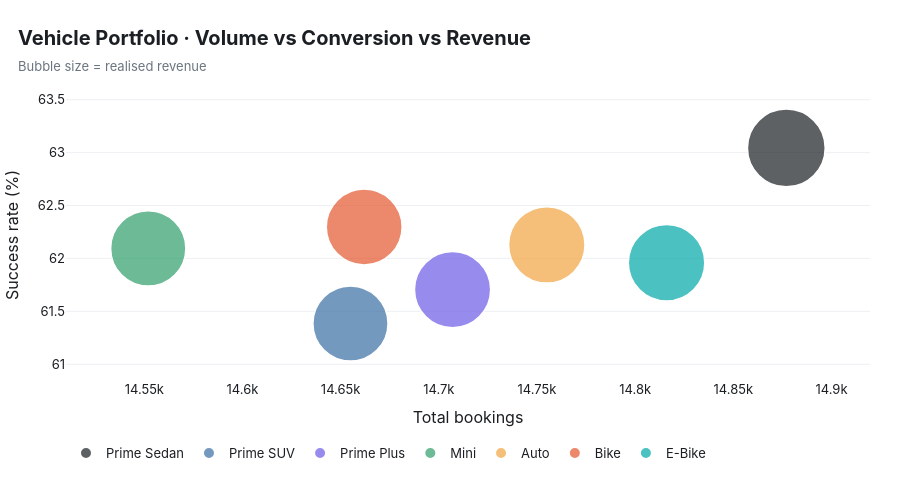

The notebook cell saved with this chart:
### Code cell
# Interactive bubble: bookings vs success rate, bubble = realised revenue
fig = px.scatter(veh.reset_index(), x="Bookings", y="Success_Rate_%", size="Success_Booking_Value", color="Vehicle_Type",
                 color_discrete_map=VEH_COLORS, size_max=55, hover_data={"Success_Booking_Value": ":,.0f", "Avg_Distance_km": ":.1f"})
fig.update_traces(marker=dict(line=dict(width=1.5, color="white")))
fig.update_layout(xaxis_title="Total bookings", yaxis_title="Success rate (%)", legend_title="")
show(fig, "Vehicle Portfolio · Volume vs Conversion vs Revenue", "Bubble size = realised revenue", height=480)
insight(f"Fleet performance is remarkably **homogeneous** (success rate {veh['Success_Rate_%'].min():.1f}-{veh['Success_Rate_%'].max():.1f}%). "
        f"{veh['Success_Rate_%'].idxmax()} converts best - the issue is **platform-wide**, not a single vehicle category.")

### Figure 1 — Plotly figure (JSON) as saved in the notebook; plotly's stock layout.template omitted (floating-point values rounded to 4 significant figures)
{"data": [{"customdata": [[5224000.0, 25.01]], "hovertemplate": "Vehicle_Type=Prime Sedan<br>Bookings=%{x}<br>Success_Rate_%=%{y}<br>Success_Booking_Value=%{customdata[0]:,.0f}<br>Avg_Distance_km=%{customdata[1]:.1f}<extra></extra>", "legendgroup": "Prime Sedan", "marker": {"color": "#1B1F23", "line": {"color": "white", "width": 1.5}, "size": [5224050], "sizemode": "area", "sizeref": 1727.0, "symbol": "circle"}, "mode": "markers", "name": "Prime Sedan", "orientation": "v", "showlegend": true, "type": "scatter", "x": [14877], "xaxis": "x", "y": [63.04], "yaxis": "y"}, {"customdata": [[4877000.0, 24.88]], "hovertemplate": "Vehicle_Type=Prime SUV<br>Bookings=%{x}<br>Success_Rate_%=%{y}<br>Success_Booking_Value=%{customdata[0]:,.0f}<br>Avg_Distance_km=%{customdata[1]:.1f}<extra></extra>", "legendgroup": "Prime SUV", "marker": {"color": "#3A6EA5", "line": {"color": "white", "width": 1.5}, "size": [4876815], "sizemode": "area", "sizeref": 1727.0, "symbol": "circle"}, "mode": "markers", "name": "Prime SUV", "orientation": "v", "showlegend": true, "type": "scatter", "x": [14655], "xaxis": "x", "y": [61.39], "yaxis": "y"}, {"customdata": [[5015000.0, 25.03]], "hovertemplate": "Vehicle_Type=Prime Plus<br>Bookings=%{x}<br>Success_Rate_%=%{y}<br>Success_Booking_Value=%{customdata[0]:,.0f}<br>Avg_Distance_km=%{customdata[1]:.1f}<extra></extra>", "legendgroup": "Prime Plus", "marker": {"color": "#6C5CE7", "line": {"color": "white", "width": 1.5}, "size": [5015165], "sizemode": "area", "sizeref": 1727.0, "symbol": "circle"}, "mode": "markers", "name": "Prime Plus", "orientation": "v", "showlegend": true, "type": "scatter", "x": [14707], "xaxis": "x", "y": [61.71], "yaxis": "y"}, {"customdata": [[4886000.0, 24.98]], "hovertemplate": "Vehicle_Type=Mini<br>Bookings=%{x}<br>Success_Rate_%=%{y}<br>Success_Booking_Value=%{customdata[0]:,.0f}<br>Avg_Distance_km=%{customdata[1]:.1f}<extra></extra>", "legendgroup": "Mini", "marker": {"color": "#2E9E6B", "line": {"color": "white", "width": 1.5}, "size": [4885961], "sizemode": "area", "sizeref": 1727.0, "symbol": "circle"}, "mode": "markers", "name": "Mini", "orientation": "v", "showlegend": true, "type": "scatter", "x": [14552], "xaxis": "x", "y": [62.09], "yaxis": "y"}, {"customdata": [[5052000.0, 10.04]], "hovertemplate": "Vehicle_Type=Auto<br>Bookings=%{x}<br>Success_Rate_%=%{y}<br>Success_Booking_Value=%{customdata[0]:,.0f}<br>Avg_Distance_km=%{customdata[1]:.1f}<extra></extra>", "legendgroup": "Auto", "marker": {"color": "#F2A541", "line": {"color": "white", "width": 1.5}, "size": [5051846], "sizemode": "area", "sizeref": 1727.0, "symbol": "circle"}, "mode": "markers", "name": "Auto", "orientation": "v", "showlegend": true, "type": "scatter", "x": [14755], "xaxis": "x", "y": [62.13], "yaxis": "y"}, {"customdata": [[4972000.0, 24.93]], "hovertemplate": "Vehicle_Type=Bike<br>Bookings=%{x}<br>Success_Rate_%=%{y}<br>Success_Booking_Value=%{customdata[0]:,.0f}<br>Avg_Distance_km=%{customdata[1]:.1f}<extra></extra>", "legendgroup": "Bike", "marker": {"color": "#E4572E", "line": {"color": "white", "width": 1.5}, "size": [4971968], "sizemode": "area", "sizeref": 1727.0, "symbol": "circle"}, "mode": "markers", "name": "Bike", "orientation": "v", "showlegend": true, "type": "scatter", "x": [14662], "xaxis": "x", "y": [62.3], "yaxis": "y"}, {"customdata": [[5055000.0, 25.15]], "hovertemplate": "Vehicle_Type=E-Bike<br>Bookings=%{x}<br>Success_Rate_%=%{y}<br>Success_Booking_Value=%{customdata[0]:,.0f}<br>Avg_Distance_km=%{customdata[1]:.1f}<extra></extra>", "legendgroup": "E-Bike", "marker": {"color": "#00A8A8", "line": {"color": "white", "width": 1.5}, "size": [5054662], "sizemode": "area", "sizeref": 1727.0, "symbol": "circle"}, "mode": "markers", "name": "E-Bike", "orientation": "v", "showlegend": true, "type": "scatter", "x": [14816], "xaxis": "x", "y": [61.96], "yaxis": "y"}], "layout": {"height": 480, "legend": {"itemsizing": "constant", "title": {"text": ""}, "tracegroupgap": 0}, "title": {"text": "<b>Vehicle Portfolio · Volume vs Conversion vs Revenue</b><br><span style='font-size:13px;color:#6B7580'>Bubble size = realised revenue</span>"}, "xaxis": {"anchor": "y", "domain": [0, 1], "title": {"text": "Total bookings"}}, "yaxis": {"anchor": "x", "domain": [0, 1], "title": {"text": "Success rate (%)"}}}}
